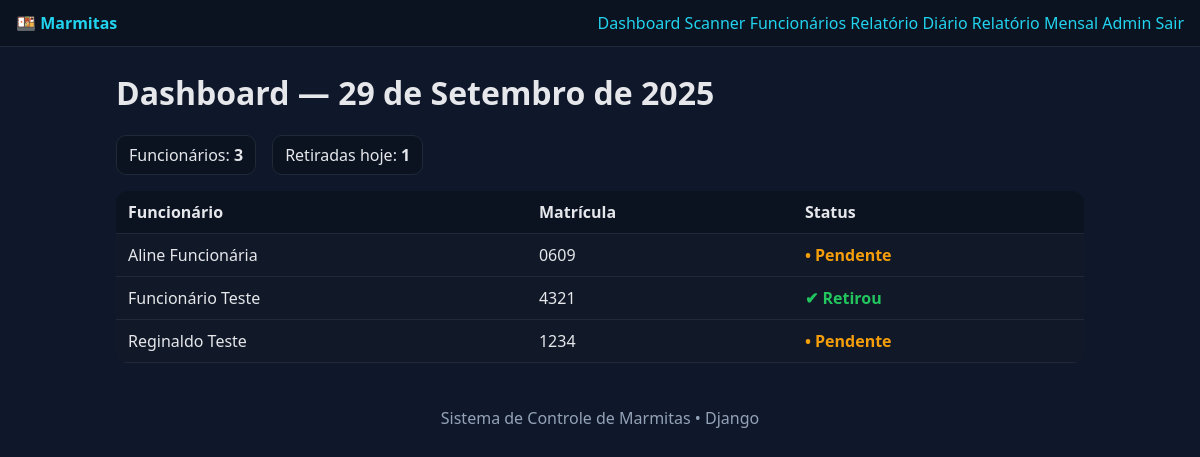
The app's page / (signed in) with its own data.
### entregas/models.py (models this page shows, shortened)
class Funcionario(models.Model):
    nome = models.CharField(max_length=200)
    matricula = models.CharField(max_length=50, unique=True)
    token = models.CharField(max_length=36, unique=True, editable=False, default='')

### entregas/views.py (the view)
# urls.py: path('', v.dashboard, name='dashboard'),
@login_required
def dashboard(request):
    hoje = timezone.localdate()
    funcionarios = Funcionario.objects.all().order_by('nome')
    retiradas_hoje = set(Retirada.objects.filter(data=hoje).values_list('funcionario_id', flat=True))
    contexto = {
        'funcionarios': [{'obj': f, 'retirou': f.id in retiradas_hoje} for f in funcionarios],
        'hoje': hoje,
        'total': funcionarios.count(),
        'total_retiradas': len(retiradas_hoje),
    }
    return render(request, 'dashboard.html', contexto)

### templates/dashboard.html (shortened to what this page needs)
{% extends 'base.html' %}
{% block content %}
<h1>Dashboard — {{ hoje }}</h1>
<div class="stats">
  <div class="stat">Funcionários: <strong>{{ total }}</strong></div>
  <div class="stat">Retiradas hoje: <strong>{{ total_retiradas }}</strong></div>
</div>
<table class="table">
  <thead><tr><th>Funcionário</th><th>Matrícula</th><th>Status</th></tr></thead>
  <tbody>
  {% for item in funcionarios %}
    <tr>
      <td>{{ item.obj.nome }}</td>
      <td>{{ item.obj.matricula }}</td>
      <td>{% if item.retirou %}<span class="ok">✔ Retirou</span>{% else %}<span class="pendente">• Pendente</span>{% endif %}</td>
    </tr>
  {% empty %}
    <tr><td colspan="3">Nenhum funcionário cadastrado.</td></tr>
  {% endfor %}
  </tbody>
</table>
{% endblock %}

### templates/base.html (shortened to what this page needs)
{% load static %}
<!DOCTYPE html>
<html lang="pt-br">
<head>
  <link rel="stylesheet" href="{% static 'entregas/style.css' %}">
</head>
<body>
  <header class="topbar">
    <div class="brand"><a href="/">🍱 Marmitas</a></div>
    <nav>
      {% if user.is_authenticated %}
      <a href="/">Dashboard</a>
      <a href="/scanner/">Scanner</a>
      <a href="/funcionarios/">Funcionários</a>
      <a href="/relatorios/dia">Relatório Diário</a>
      <a href="/relatorios/mes">Relatório Mensal</a>
      <a href="/admin/">Admin</a>
      <a href="/logout/">Sair</a>
      {% endif %}
    </nav>
  </header>
  <main class="container">
    {% block content %}{% endblock %}
  </main>
  <footer class="footer">Sistema de Controle de Marmitas • Django</footer>
</body>
</html>

### static/entregas/style.css (style rules this page uses)
:root { --bg:#0f172a; --card:#111827; --text:#e5e7eb; --muted:#94a3b8; --accent:#22d3ee; }
* { box-sizing: border-box; }
body { margin:0; font-family: system-ui, -apple-system, Segoe UI, Roboto, Arial, sans-serif; background: var(--bg); color: var(--text); }
a { color: var(--accent); text-decoration: none; }
.topbar { display:flex; align-items:center; justify-content:space-between; padding:12px 16px; background:#0b1220; position:sticky; top:0; z-index:5; border-bottom:1px solid #1f2937; }
.brand { font-weight:700; }
.container { max-width: 1000px; margin: 24px auto; padding: 0 16px; }
.table { width:100%; border-collapse: collapse; background: var(--card); border-radius: 12px; overflow:hidden; }
.table th, .table td { padding:10px 12px; border-bottom:1px solid #1f2937; text-align:left; }
.table thead { background:#0b1220; }
.ok { color:#22c55e; font-weight:600; }
.pendente { color:#f59e0b; font-weight:600; }
.stats { display:flex; gap:16px; margin: 8px 0 16px; }
.stat { background:#0b1220; padding:8px 12px; border-radius:10px; border:1px solid #1f2937; }
.footer { text-align:center; color: var(--muted); padding:20px; }

### records on screen
Funcionario: obj.nome "Aline Funcionária", obj.matricula "0609", shows "• Pendente"
Funcionario: obj.nome "Funcionário Teste", obj.matricula "4321", shows "✔ Retirou"
Funcionario: obj.nome "Reginaldo Teste", obj.matricula "1234", shows "• Pendente"

### other values on screen
{{ hoje }} "29 de Setembro de 2025"
{{ total }} "3"
{{ total_retiradas }} "1"
